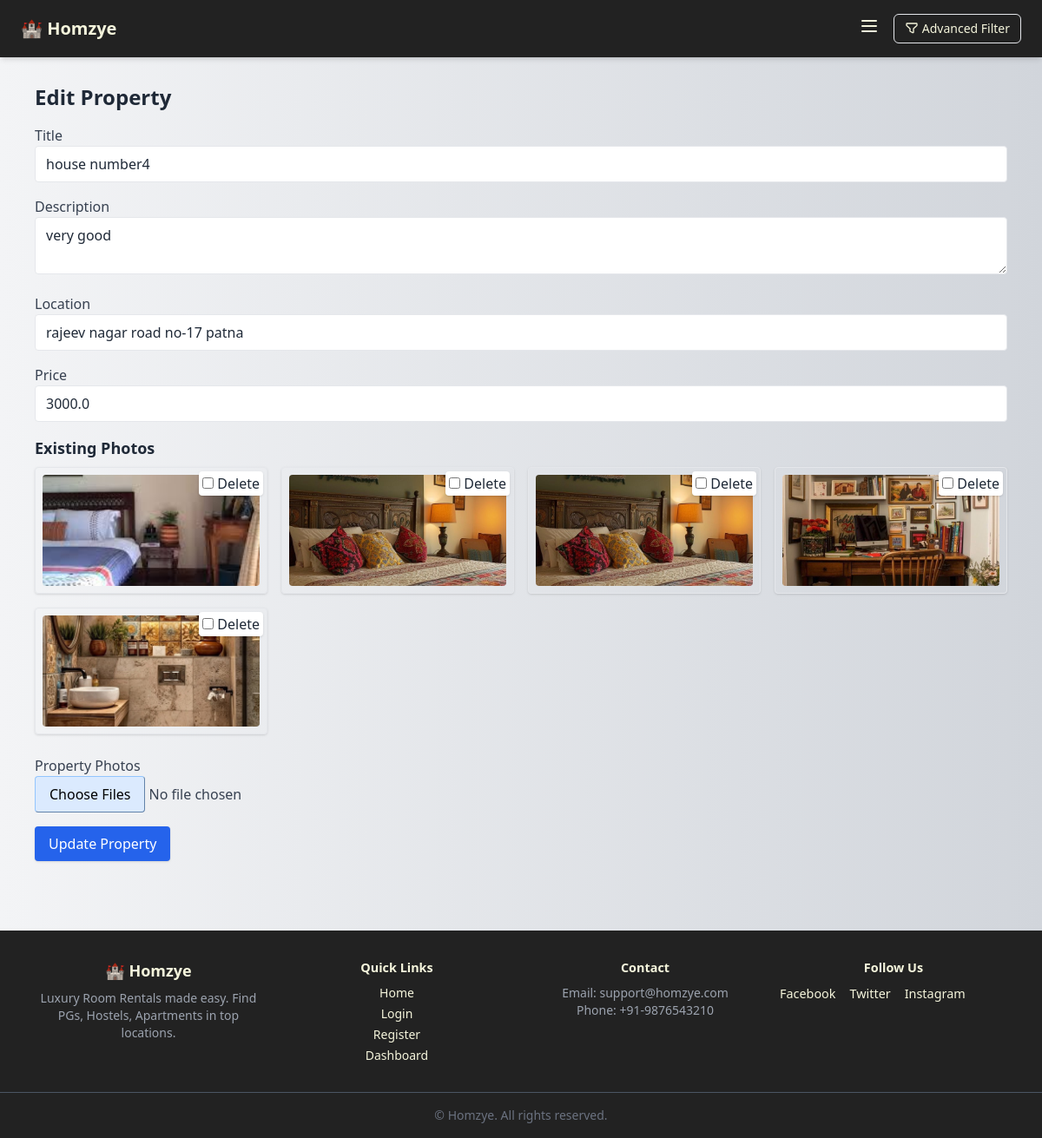
Screenshot of /edit_property/10 (signed in) with the database file from the repository.
### app.py (models this page shows)
class Property(db.Model):
    id = db.Column(db.Integer, primary_key=True)
    title = db.Column(db.String(200), nullable=False)
    description = db.Column(db.Text, nullable=False)
    location = db.Column(db.String(200), nullable=False)
    price = db.Column(db.Float, nullable=False)
    latitude = db.Column(db.Float)
    longitude = db.Column(db.Float)
    photo_filename = db.Column(db.String(128))
    owner_id = db.Column(db.Integer, db.ForeignKey('user.id'), nullable=False)
    created_at = db.Column(db.DateTime, default=datetime.utcnow)
    photos = db.relationship('Photo', back_populates='room', cascade='all, delete-orphan')

class Photo(db.Model):  # ✅ Now defined outside
    id = db.Column(db.Integer, primary_key=True)
    filename = db.Column(db.String(255), nullable=False)
    room_id = db.Column(db.Integer, db.ForeignKey('property.id', name='fk_photo_property_id'), nullable=False)
    room = db.relationship('Property', back_populates='photos')

### app.py (the view, shortened to what this page needs)
@app.route('/edit_property/<int:property_id>', methods=['GET', 'POST'])
@login_required
def edit_property(property_id):
    room = Property.query.get_or_404(property_id)
    if current_user.role not in ['owner', 'admin'] or room.owner_id != current_user.id:
        flash("You are not authorized to edit this property.", "danger")
        return redirect(url_for('dashboard'))
    form = PropertyForm(obj=room)
    return render_template("edit_property.html", form=form, room=room)

### app.py
class PropertyForm(FlaskForm):
    title = StringField('Title', validators=[InputRequired()])
    description = TextAreaField('Description', validators=[InputRequired()])
    location = StringField('Location', validators=[InputRequired()])
    price = FloatField('Price', validators=[InputRequired()])
    latitude = FloatField('Latitude')
    longitude = FloatField('Longitude')
    photos = MultipleFileField('Property Photos', validators=[FileAllowed(['jpg', 'jpeg', 'png'], 'Images only!')])
    submit = SubmitField('Submit')

### app.py (called while the page is built)
@login_manager.user_loader
def load_user(user_id):
    return User.query.get(int(user_id))

### templates/edit_property.html (shortened to what this page needs)
{% extends "base.html" %}
{% block content %}
<h1 class="text-2xl font-bold mb-4">Edit Property</h1>
<form method="POST" enctype="multipart/form-data">
    <div class="mb-4">
        {{ form.title.label(class="block font-medium text-gray-700") }}
        {{ form.title(class_="input w-full border rounded px-3 py-2") }}
    </div>
    <div class="mb-4">
        {{ form.description.label(class="block font-medium text-gray-700") }}
        {{ form.description(class_="input w-full border rounded px-3 py-2") }}
    </div>
    <div class="mb-4">
        {{ form.location.label(class="block font-medium text-gray-700") }}
        {{ form.location(class_="input w-full border rounded px-3 py-2") }}
    </div>
    <div class="mb-4">
        {{ form.price.label(class="block font-medium text-gray-700") }}
        {{ form.price(class_="input w-full border rounded px-3 py-2") }}
    </div>
<h2 class="text-lg font-semibold mb-2">Existing Photos</h2>
<div class="grid grid-cols-2 md:grid-cols-4 gap-4 mb-6">
    {% for photo in room.photos %}
    <div class="relative border p-2 rounded shadow">
        <img src="{{ url_for('static', filename='uploads/' + photo.filename) }}" alt="Photo" class="w-full h-32 object-cover rounded">
        <label class="absolute top-1 right-1 bg-white px-1 py-0.5 rounded shadow">
            <input type="checkbox" name="delete_photos" value="{{ photo.id }}">
            Delete
        </label>
    </div>
    {% endfor %}
</div>
    <div class="mb-4">
        {{ form.photos.label(class="block font-medium text-gray-700") }}
        {{ form.photos(class_="input w-full text-gray-700 file:bg-blue-100 file:py-2 file:px-4 file:border file:rounded file:border-blue-300") }}
    </div>
    <button type="submit" class="bg-blue-600 hover:bg-blue-700 text-white px-4 py-2 rounded shadow">
        Update Property
    </button>
</form>
{% endblock %}

### static/style.css (style rules this page uses)
body { font-family: 'Segoe UI', Tahoma, Geneva, Verdana, sans-serif; background-color: #f8f9fa; color: #212529; line-height: 1.6; margin: 0; padding: 0; }
h1, h2, h3, h4 { font-weight: 600; margin-bottom: 1rem; }

### rows the page displays
Property: title "house number4", description "very good", location "rajeev nagar road no-17 patna", price "3000.0"
Photo: filename (picture)
Photo: filename (picture)
Photo: filename (picture)
Photo: filename (picture)
Photo: filename (picture)
